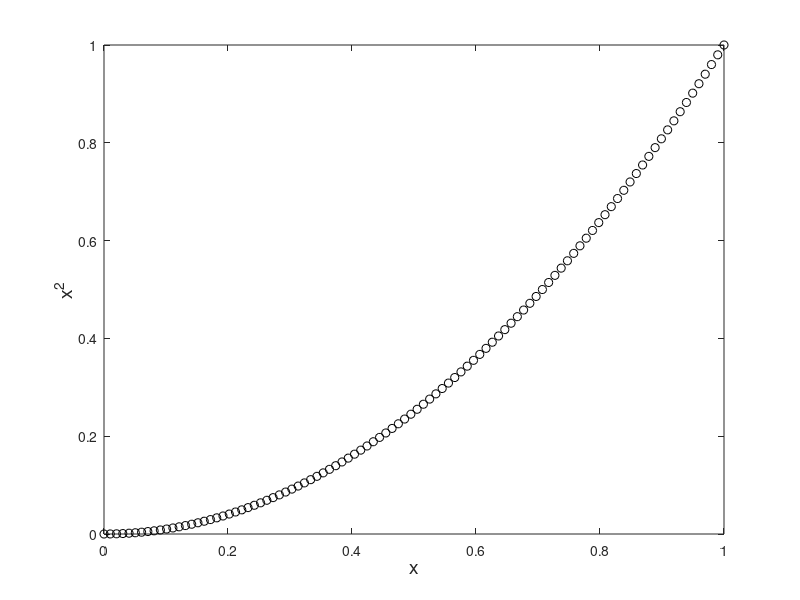

Write the MATLAB code that produced this figure.
A = load('table.dat');
plot(A(:,1), A(:,2), 'ok');
xlabel('x', 'fontsize', 14);
ylabel('x^2','fontsize', 14);
saveas(gcf, 'xcuad.png')
